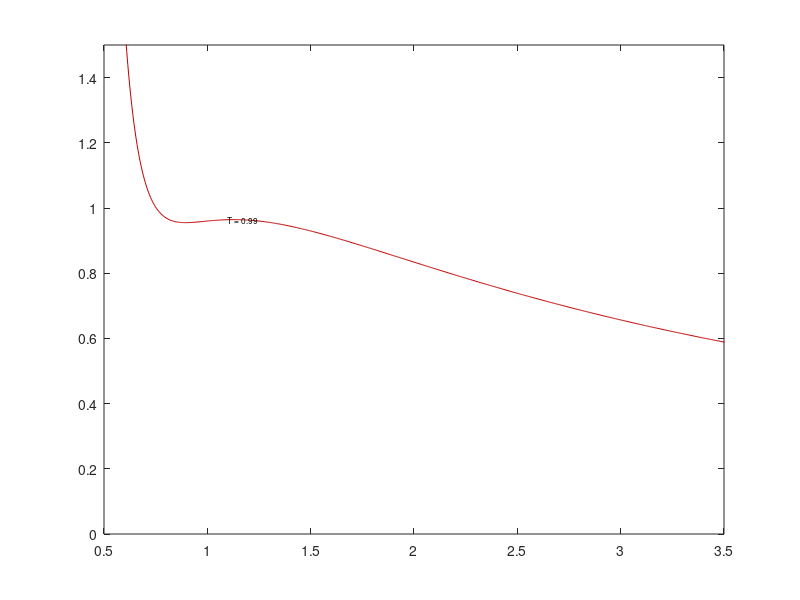

Source code (MATLAB): (Note: this script raises an error after producing the figure.)
%% PRACTICA_15_Casas_Mercade


%% Section A)
% For the temperatures T = {0.99, 0.98, 0.97, . . . , 0.85}, use Newtons
% method to compute the coordinates vl(T) and vg(T), along with the
% corresponding pressure. When changing T, use the previous result as
% initial guess. For T = 0.99, use v(0) = 0.8 and v(0) = 1.2.
format long g;
close all;
clear all;

Ts = 0.99:-0.01:0.85; %Vector of temperatures

v0 = [0.8; 1.2]; %Initial guess for T=0.99

v = [v0]; %vector of volumes
V = []; %matrice that will contain the final solution for each temperature

xarxa = 0.3:0.005:5; %the volume points where the fucntion will be evaluated in order to plot the isotherm lines 

colors = jet(length(Ts)); % Rainbow colors for the plot 
colors = fliplr(colors); %We fliplr in order to have the red colors for highest temperatures and blue for the lowest
ii = 0;
figure(1);

for T = Ts
    %The functionP5 have the two equations that have to be solved
    funcioP5 = @(x)([log((3 * x(2) - 1) / (3 * x(1) - 1)) + 9 / (4 * T) * (1 / x(2) - 1 / x(1)) - 1 / (3 * x(2) - 1) + 1 / (3 * x(1) - 1), (8 * T) / 3 * (1 / (3 * x(2) - 1) - 1 / (3 * x(1) - 1)) - 1 / x(2)^2 + 1 / x(1)^2]);
    vanDerWaals = @(vol)((8 * T ./ (3 .* vol - 1)) - (3 ./ (vol.^2)));
    ii = ii + 1;
    plot(xarxa, vanDerWaals(xarxa), 'Color', colors(ii, :)); %here we represent an isotherm line
    text(1.1, vanDerWaals(1.1), ['T = ', num2str(T)], 'FontSize', 6); %It shows which isotherm is showing the plot
    axis([0.5, 3.5, 0, 1.5]);
    hold on;

    [XK, resd, it] = newtonn(v, 10^-8, 100, funcioP5); %we call newtonn to solve funcioP5
    v = XK(:, end); %We take the result to be the new initial guess for the next temperature
    V = [V, v]; %we save this result in the matrice

    plot(v(1), vanDerWaals(v(1)), '-*', 'Color', colors(ii, :)); %plot of the point (vl, pl)
    hold on

    plot(v(2), vanDerWaals(v(2)), '-*', 'Color', colors(ii, :)); %plot of the point (vg,pg)
    hold on

end

set(get(gca, 'XLabel'), 'String', 'v');  %description of each axis
set(get(gca, 'YLabel'), 'String', 'P');
hold off


disp('Values vl for each temperature')
V(1,2:end)'
disp('Values vg for each temperature')
V(2,2:end)'
disp('Pressure for each temperature')
(vanDerWaals(V(1,2:end)))'


%The newtonn code:
%{
function [XK, resd, it] = newtonn(x0, tol, itmax, fun)
    % This code is the newton method for nonlionear systems, is an iterative
    % method that allows you to approximate the solution of the system with a
    % presision tol

    %INPUTS:
    % x0 = initial guess  --> column or file vector (specify later)
    % tol = tolerance so that ||x_{k+1} - x_{k} | < tol
    % itmax = max number of iterations allowed
    % fun = @ function's name

    % OUTPUT:
    % XK = matrix where the xk form 0 to the last one are saved (the last
    % one is the solution) --> saved as columns
    % Resd = resulting residuals of iteration: ||F_k||, we want it to be 0,
    % as we are looking for f(x)=0
    % it = number of required iterations to satisfy tolerance

    %addpath('../Practica_1');
    % Atencio, pirmer comprobara a a la carpeta actual si hi son

    xk = [x0]; 
    XK = [x0]; 
    resd = [norm(feval(fun, xk))]; 
    it = 1; 
    tolk = 1;

    while it < itmax && tolk > tol
        J = jaco(fun, xk); % Jacobia en la posicio anterior
        fk = feval(fun, xk); 
        Dx = J\(-fk)';
        xk = xk + Dx;
        XK = [XK xk];
        resd = [resd, norm(fk)];
        tolk = norm(XK(:, end) - XK(:, end - 1));
        it = it + 1;
        

    end
%}

%The jaco code which gives the jacobian matrice:
%{
function DF = jaco(F,x)
% This code give you the Jacobian matrix of the function F evaluated in x.
% The Jacobian matrix is (n,m) meanwhile the sixe of F is n and the size of
% x is m.

% F son les n funcions escalars


% Input: F(x):R^m ---> R^n
       % x: (m x 1)-vector ; F: (n x 1)-vector
% Output: DF(x) (n x m) Jacobian matrix at x

f1=feval(F,x);    m=length(x);    n=length(f1);

h=sqrt(eps);  H=eye(m)*h;   

DF = zeros(n,m);


for j=1:m
    
    f2=feval(F,x+H(:,j));  
    
    DF(:,j)=(f2-f1)/h;
end

end
%}



%% Section B) 
% Repeat A) for the Dieterici's equation

close all;
clear all;

Ts = 0.99:-0.01:0.85; %Vector of temperatures

v0 = [0.8; 1.2]; %Initial guess 

% v = [v0]; %vector of volumes
V = []; %matrice that will contain the final solution for each temperature

xarxa = 0.3:0.005:5; %the volume points where the fucntion will be evaluated in order to plot the isotherm lines 

colors = jet(length(Ts)); % Rainbow colors for the plot 
colors = fliplr(colors); %We fliplr in order to have the red colors for highest temperatures and blue for the lowest
ii = 0;
figure(2);


addpath('../MNC1/PreExamen') %we call the clenshaw curtis code that we did last year


for T = Ts
    
    %Dieterici's equation
    dieterici = @(x)((T ./ (2 .* x - 1)) .* exp(2 - 2 ./ (x.* T)));
    
    %funcioGrossa is the vector that contains the two functions that we must
    %solve to find vl and vg. In the first position we have the function that
    %results from the demand of the Maxwell construction, which implies that
    %bpth areas I and II must have the sam evalue, that's why we use the
    %Clenshaw Curtis Code that we saw last year in MNC1. The function
    %introduced in the crenshaw code is the dietricie displaced
    %(p(v,T)-p(vl,T)) this way we can demand that using a=vl and b=vg the
    %resulting area must be 0. In the second position we have just rest the
    %dietricie equation (keeping constant de temperature) evaluated in vl and
    %in vg which must be also 0.
    
    N = 60;
    funcioGrossa = @(x) ([cuadratura_cc(x(1), x(2), N, @(v)(((T ./ (2.* v - 1)).* exp(2 - 2 ./ (v.* T))) - ((T ./ (2.* x(1) - 1)).* exp(2 - 2 ./ (x(1).* T))))), dieterici(x(1)) - dieterici(x(2))]);

    ii = ii + 1;

    plot(xarxa, dieterici(xarxa), 'Color', colors(ii, :)); %plot of each isotherm line
    text(1.1, dieterici(1.1), ['T = ', num2str(T)], 'FontSize', 6); %Text of each isotherm line
    axis([0.5, 3.5, 0, 1.5]);
    hold on;

    if T==0.99 || T==0.98
        v = v0;
 %for T=0.98 the initial guess must be the same used in T=0.99 otherwise it does not work not only for this temperature but also for the followings
    else
        v=V(:,end);
    end
    
    [XK, resd, it] = newtonn(v, 10^-8, 60,funcioGrossa); %here as done in A) we solve using newton method
    v = XK(:, end);
    
    V = [V, v];
    
    
    plot(v(1), dieterici(v(1)), '-*', 'Color', colors(ii, :)); 
    hold on
    
    plot(v(2), dieterici(v(2)), '-*', 'Color', colors(ii, :));
    hold on
    
end

set(get(gca, 'XLabel'), 'String', 'v');  %description of each axis
set(get(gca, 'YLabel'), 'String', 'P');
hold off

disp('Values vl for each temperature')
V(1,2:end)'
disp('Values vg for each temperature')
V(2,2:end)'
disp('Pressure for each temperature')
(dieterici(V(1,2:end)))'

%Clenshaw curtis code:
%{
function integral = cuadratura_cc(a, b, N, fun)
%   Fer cuadratura Clenshaw-Curtis:
%   La funcio entregada fun ha de ser capaÃ§ de tractar vectors si se li
%   donen com arguments.

j = [0:1:N];
xcheb = cos(j.*pi./N);
xk = a + ((b-a)./2).*(xcheb+1);
fx = fun(xk);

Wj = [];
p = (1/((N^2)-1));
for j=0:N
    if j==0||j==N
        Wj = [Wj p];
    else
        suma = 0;
        % n serà  sempre par per aixo podem dividir per 2.
        for k=0:N/2
            if k == 0 || k == N/2
                suma = suma + (1/2)*(1/(1-4*(k^2)))*cos((2*pi*k*j)/N);
            else 
                suma = suma + (1/(1-4*(k^2)))*cos((2*pi*k*j)/N);
            end
            
        end
        Wj= [Wj (4/N)*suma];
    end
end

integral = Wj*fx';
integral = ((b-a)/2)*integral;

end
%}